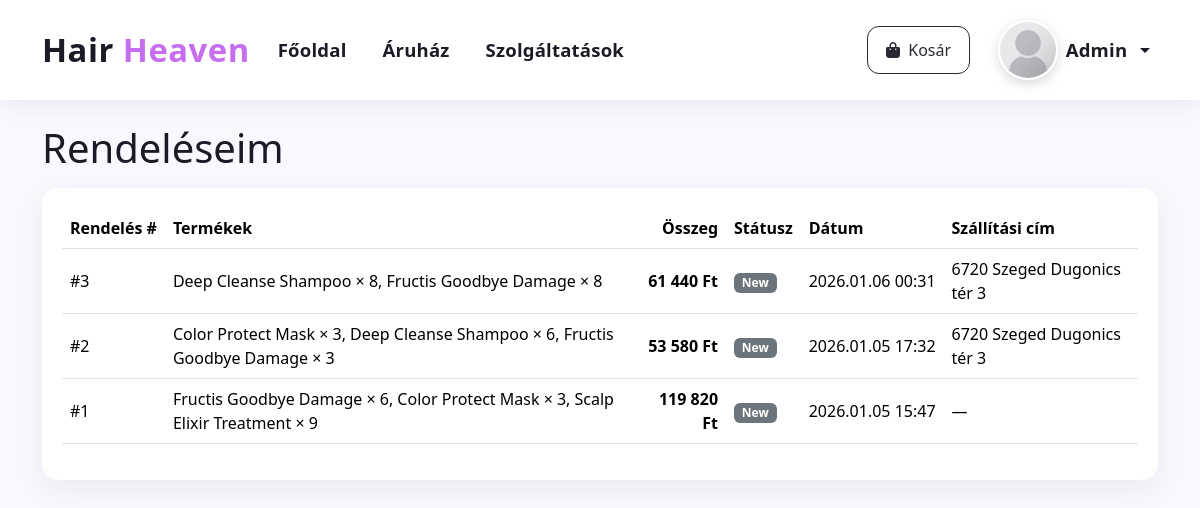
The app's page /rendeleseim.php (signed in), older data.
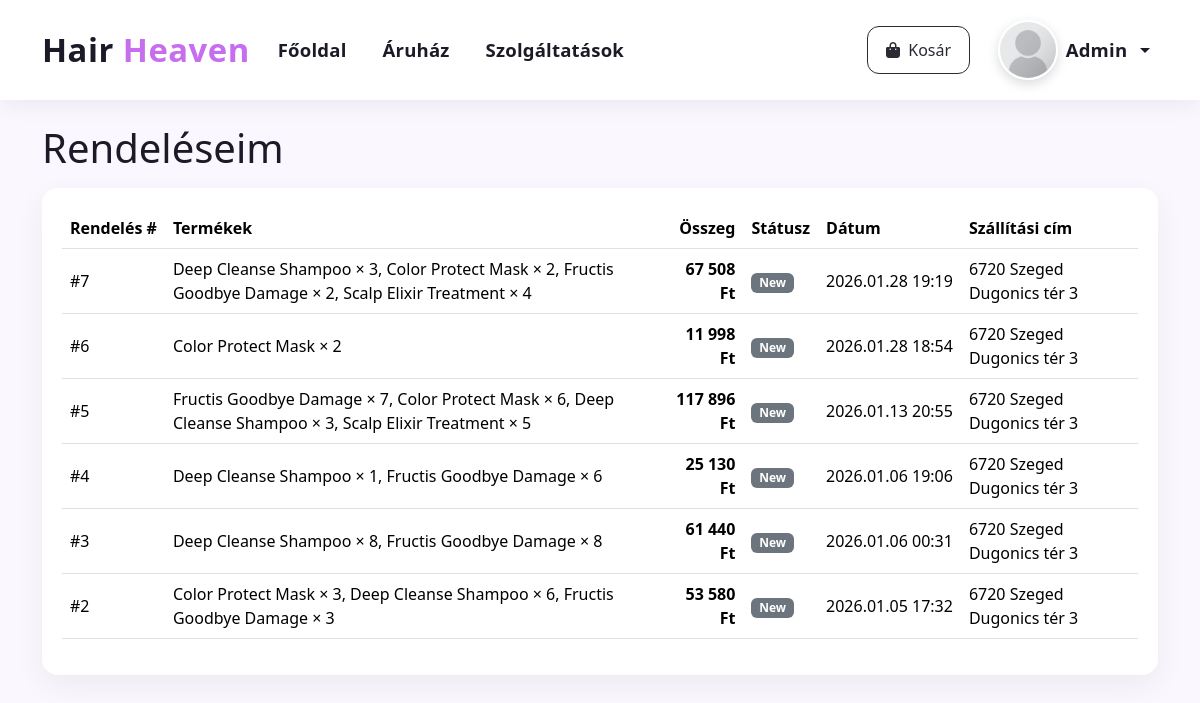
The same page, newer data.
### tables this page shows
CREATE TABLE `orders` (
  `id` int(11) NOT NULL,
  `user_id` int(11) DEFAULT NULL,
  `total_amount` decimal(10,2) NOT NULL,
  `status` enum('new','confirmed','cancelled') NOT NULL DEFAULT 'new',
  `customer_name` varchar(120) NOT NULL,
  `customer_email` varchar(120) NOT NULL,
  `customer_address` varchar(255) NOT NULL,
  `created_at` datetime NOT NULL DEFAULT current_timestamp()
);

### rendeleseim.php (the view, shortened to what this page needs)
<?php
$mysqli = db();
$userId = (int)$_SESSION['user_id'];
function e($s){ return htmlspecialchars((string)$s, ENT_QUOTES, 'UTF-8'); }
$orders = [];
if ($mysqli) {
  $stmt = $mysqli->prepare("
    SELECT id, total_amount, status, customer_name, customer_email, customer_address, created_at
    FROM orders
    WHERE user_id = ?
    ORDER BY created_at DESC, id DESC
  ");
  $stmt->bind_param('i', $userId);
  $stmt->execute();
  $res = $stmt->get_result();
  while ($row = $res->fetch_assoc()) {
    $row['items'] = [];
    $orders[(int)$row['id']] = $row;
  }
  if (!empty($orders)) {
    $ids = array_keys($orders);
    $in  = implode(',', array_fill(0, count($ids), '?'));
    $types = str_repeat('i', count($ids));
    $sql = "SELECT order_id, product_name, unit_price, qty
            FROM order_items
            WHERE order_id IN ($in)
            ORDER BY order_id ASC, id ASC";
    $stmt = $mysqli->prepare($sql);
    $stmt->bind_param($types, ...$ids);
    $stmt->execute();
    $res = $stmt->get_result();
    while ($it = $res->fetch_assoc()) {
      $oid = (int)$it['order_id'];
      if (isset($orders[$oid])) {
        $orders[$oid]['items'][] = $it;
      }
    }
  }
}
?>
<!doctype html>
<html lang="hu">
<head>
  <link href="https://cdn.jsdelivr.net/npm/bootstrap@5.3.2/dist/css/bootstrap.min.css" rel="stylesheet">
  <link rel="stylesheet" href="https://cdnjs.cloudflare.com/ajax/libs/font-awesome/6.5.0/css/all.min.css"/>
  <link rel="stylesheet" href="/assets/hairheaven.css">
</head>
<body>
<?php $activePage = ''; include __DIR__ . '/navbar.php'; ?>
<div class="container my-4">
  <h1 class="page-title mb-3">Rendeléseim</h1>
  <div class="orders-card">
    <?php if (empty($orders)): ?>
      <div class="text-center py-5">
        <p class="mb-3">Még nincs leadott rendelésed.</p>
        <a class="btn btn-cta text-white" href="/aruhaz.php">
          <i class="fa-solid fa-bag-shopping me-1"></i> Irány az áruház
        </a>
      </div>
    <?php else: ?>
      <div class="table-responsive">
        <table class="table align-middle">
          <thead>
            <tr>
              <th class="text-nowrap">Rendelés #</th>
              <th>Termékek</th>
              <th class="text-end">Összeg</th>
              <th class="text-nowrap">Státusz</th>
              <th class="text-nowrap">Dátum</th>
              <th class="text-nowrap">Szállítási cím</th>
            </tr>
          </thead>
          <tbody>
          <?php foreach ($orders as $o): ?>
            <?php
              $summary = '—';
              if (!empty($o['items'])) {
                $parts = [];
                foreach ($o['items'] as $it) {
                  $parts[] = $it['product_name'] . ' × ' . (int)$it['qty'];
                }
                $summary = implode(', ', $parts);
              }
              $status = (string)$o['status'];
              $badgeClass = match ($status) {
                'confirmed' => 'bg-success',
                'cancelled' => 'bg-danger',
                default     => 'bg-secondary'
              };
            ?>
            <tr>
              <td class="text-nowrap">#<?= (int)$o['id'] ?></td>
              <td><?= e($summary) ?></td>
              <td class="text-end fw-bold"><?= number_format((float)$o['total_amount'], 0, ',', ' ') ?> Ft</td>
              <td><span class="badge status-badge <?= $badgeClass ?>"><?= e(ucfirst($status)) ?></span></td>
              <td class="text-nowrap"><?= e(date('Y.m.d H:i', strtotime($o['created_at']))) ?></td>
              <td><?= e($o['customer_address'] ?: '—') ?></td>
            </tr>
          <?php endforeach; ?>
          </tbody>
        </table>
      </div>
    <?php endif; ?>
  </div>
</div>
</body>
</html>

Row changes from the older to the newer data that the page shows:
removed orders: id "1", summary "Fructis Goodbye Damage × 6, Color Protect Mask × 3, Scalp Elixir Treatment × 9", total_amount "119 820", status "New", created_at "2026.01.05 15:47", customer_address "—"
added orders: id "7", summary "Deep Cleanse Shampoo × 3, Color Protect Mask × 2, Fructis Goodbye Damage × 2, Scalp Elixir Treatment × 4", total_amount "67 508", status "New", created_at "2026.01.28 19:19", customer_address "6720 Szeged Dugonics tér 3"
added orders: id "6", summary "Color Protect Mask × 2", total_amount "11 998", status "New", created_at "2026.01.28 18:54", customer_address "6720 Szeged Dugonics tér 3"
added orders: id "5", summary "Fructis Goodbye Damage × 7, Color Protect Mask × 6, Deep Cleanse Shampoo × 3, Scalp Elixir Treatment × 5", total_amount "117 896", status "New", created_at "2026.01.13 20:55", customer_address "6720 Szeged Dugonics tér 3"
added orders: id "4", summary "Deep Cleanse Shampoo × 1, Fructis Goodbye Damage × 6", total_amount "25 130", status "New", created_at "2026.01.06 19:06", customer_address "6720 Szeged Dugonics tér 3"
